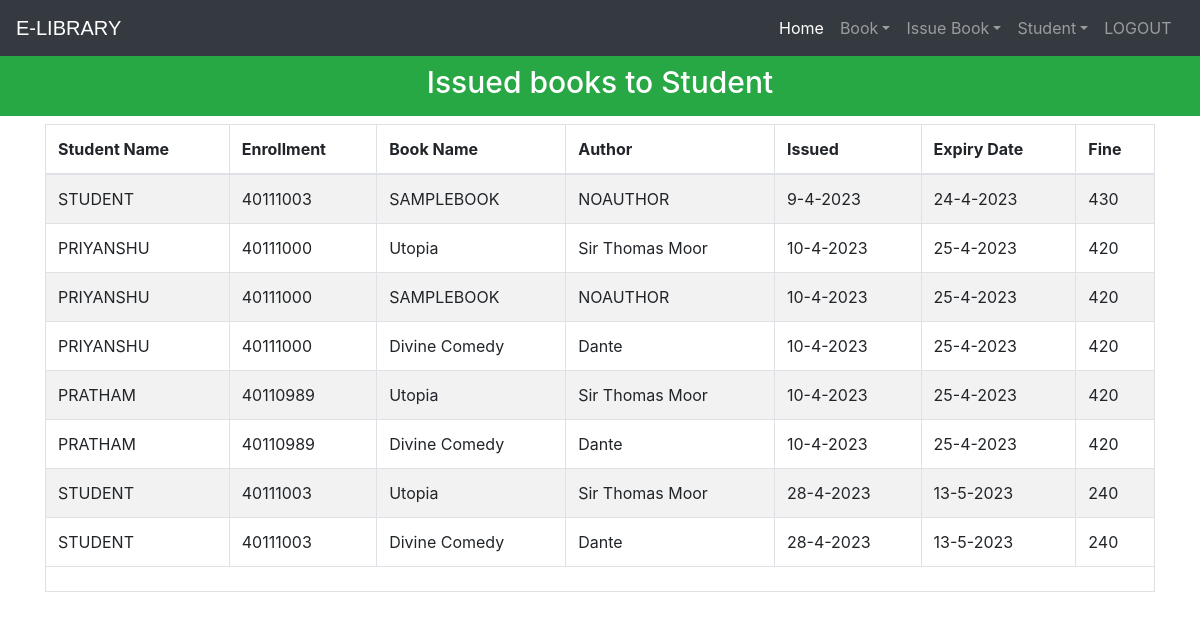
The page /viewissuedbook (signed in) on the database its author committed.
### library/models.py (models this page shows, shortened)
class StudentExtra(models.Model):
    user=models.OneToOneField(User,on_delete=models.CASCADE)
    enrollment = models.CharField(max_length=40)
    branch = models.CharField(max_length=40)
    @property
    def get_name(self):
        return self.user.first_name

class Book(models.Model):
    catchoice= [
        ('education', 'Education'),
        ('entertainment', 'Entertainment'),
        ('comics', 'Comics'),
        ('biography', 'Biography'),
        ('history', 'History'),
        ('novel', 'Novel'),
        ('fantasy', 'Fantasy'),
        ('thriller', 'Thriller'),
        ('romance', 'Romance'),
        ('scifi','Sci-Fi')
        ]
    name=models.CharField(max_length=30)
    isbn=models.PositiveIntegerField()
    author=models.CharField(max_length=40)
    category=models.CharField(max_length=30,choices=catchoice,default='education')

### library/views.py (the view)
# urls.py: path('viewissuedbook', views.viewissuedbook_view),
@login_required(login_url='adminlogin')
@user_passes_test(is_admin)
def viewissuedbook_view(request):
    issuedbooks=models.IssuedBook.objects.all()
    li=[]
    for ib in issuedbooks:
        issdate=str(ib.issuedate.day)+'-'+str(ib.issuedate.month)+'-'+str(ib.issuedate.year)
        expdate=str(ib.expirydate.day)+'-'+str(ib.expirydate.month)+'-'+str(ib.expirydate.year)
        days=(date.today()-ib.issuedate)
        print(date.today())
        d=days.days
        fine=0
        if d>15:
            day=d-15
            fine=day*10
        books=list(models.Book.objects.filter(isbn=ib.isbn))
        students=list(models.StudentExtra.objects.filter(enrollment=ib.enrollment))
        i=0
        for l in books:
            t=(students[i].get_name,students[i].enrollment,books[i].name,books[i].author,issdate,expdate,fine)
            i=i+1
            li.append(t)
    return render(request,'library/viewissuedbook.html',{'li':li})

### library/views.py (called while the page is built)
def is_admin(user):
    return user.groups.filter(name='ADMIN').exists()

### templates/library/viewissuedbook.html (shortened to what this page needs)
<!DOCTYPE html>
<html lang="en" dir="ltr">
  <head>
  </head>
  <body>
    {% include "library/navbaradmin.html" %}
    <br>
    <br>
    <h3 class="p-3 mb-2 bg-success text-white" style = 'font-size: 30px;text-align:center;margin-bottom:0px;'>Issued books to Student</h3>
{% if li%}
    <div class="container">
      <table class="table table-hover table-condensed table-striped table-bordered">
        <thead>
        <tr>
        <th>Student Name</th>
        <th>Enrollment</th>
        <th>Book Name</th>
        <th>Author</th>
        <th>Issued</th>
        <th>Expiry Date</th>
        <th>Fine</th>
        </tr>
        </thead>
        <tfoot>
        <tr>
        <td colspan="7">
        </td>
        </tr>
        </tfoot>
        <tbody>
          {% for t in li %}
            <tr>
              <td>{{t.0}}</td>
              <td>{{t.1}}</td>
              <td>{{t.2}}</td>
              <td>{{t.3}}</td>
              <td>{{t.4}}</td>
              <td>{{t.5}}</td>
              <td>{{t.6}}</td>
            </tr>
            {%endfor%}
        </tbody>
        </table>
    </div>
    {%else%}
    <h1> 0 book Issued</h1>
    {%endif%}
    <br><br><br><br><br><br><br><br><br>
  {% include "library/footer.html" %}
  </body>
</html>

### rows shown on the page
StudentExtra: enrollment "40111003" "40111003" "40111003"
Book: name "SAMPLEBOOK" "SAMPLEBOOK", author "NOAUTHOR" "NOAUTHOR"
StudentExtra: enrollment "40111000" "40111000" "40111000"
Book: name "Utopia" "Utopia" "Utopia", author "Sir Thomas Moor" "Sir Thomas Moor" "Sir Thomas Moor"
Book: name "Divine Comedy" "Divine Comedy" "Divine Comedy", author "Dante" "Dante" "Dante"
StudentExtra: enrollment "40110989" "40110989"

### other values the page prints
{{ t.0 }} "STUDENT" "PRIYANSHU" "PRIYANSHU" "PRIYANSHU" "PRATHAM" "PRATHAM" "STUDENT" "STUDENT"
{{ t.4 }} "9-4-2023" "10-4-2023" "10-4-2023" "10-4-2023" "10-4-2023" "10-4-2023" "28-4-2023" "28-4-2023"
{{ t.5 }} "24-4-2023" "25-4-2023" "25-4-2023" "25-4-2023" "25-4-2023" "25-4-2023" "13-5-2023" "13-5-2023"
{{ t.6 }} "430" "420" "420" "420" "420" "420" "240" "240"
